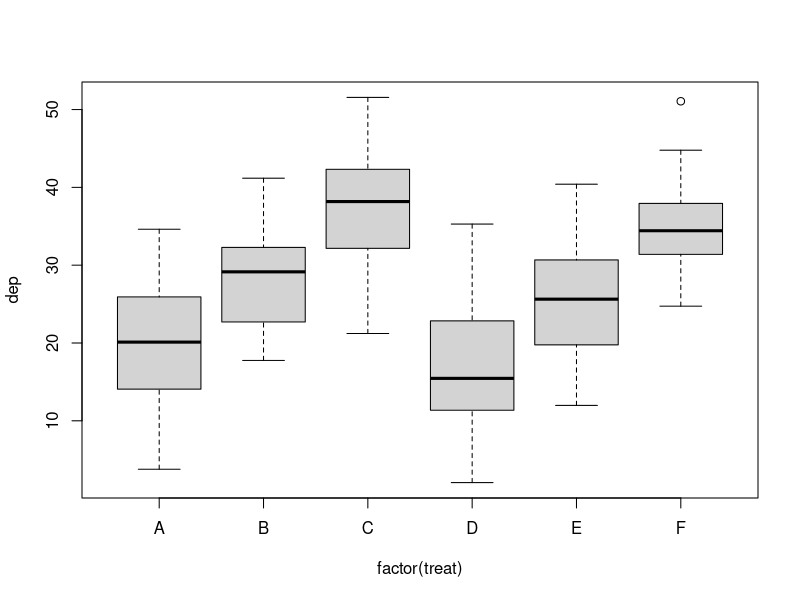
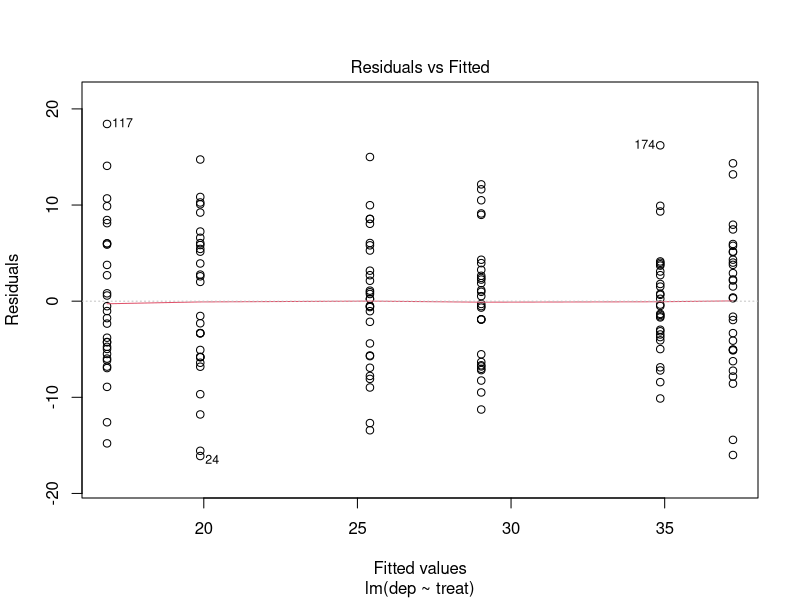
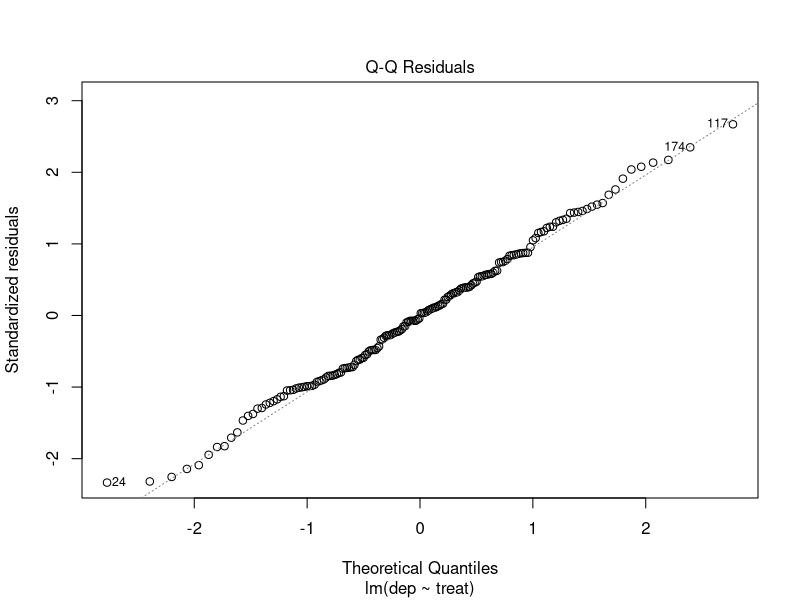
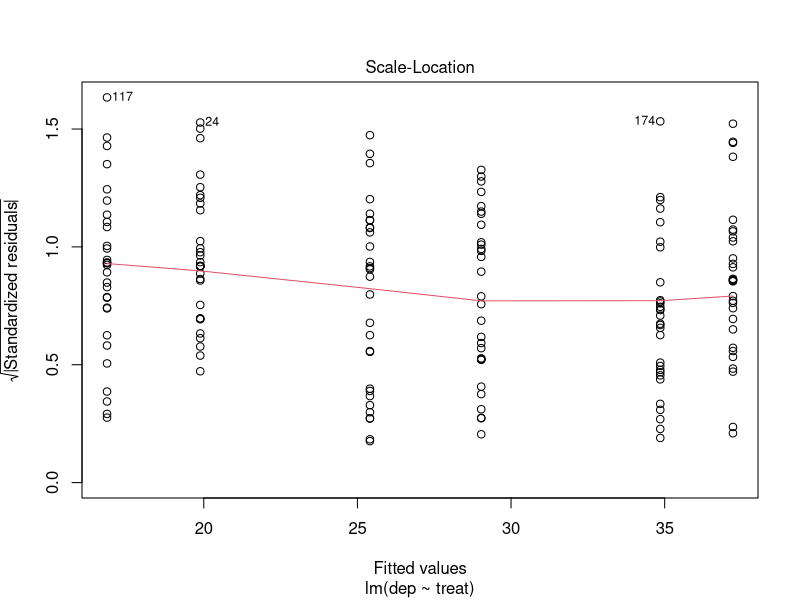
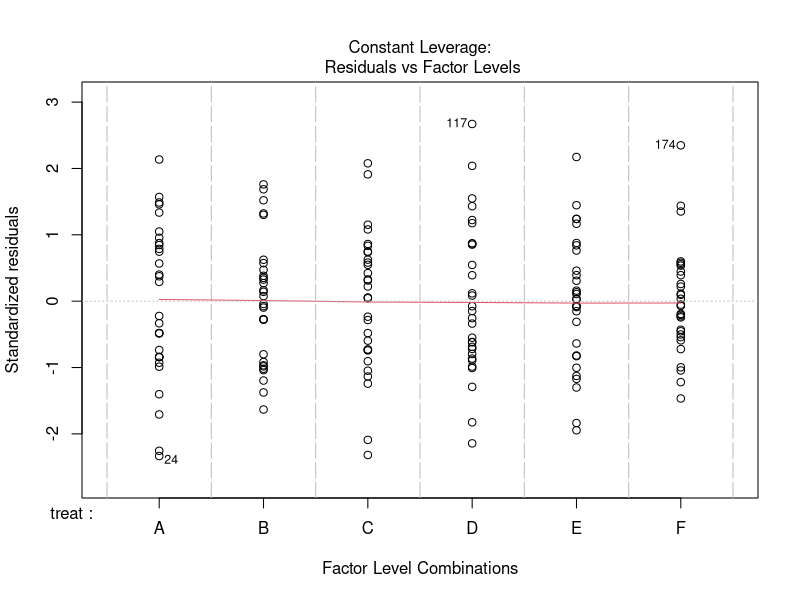
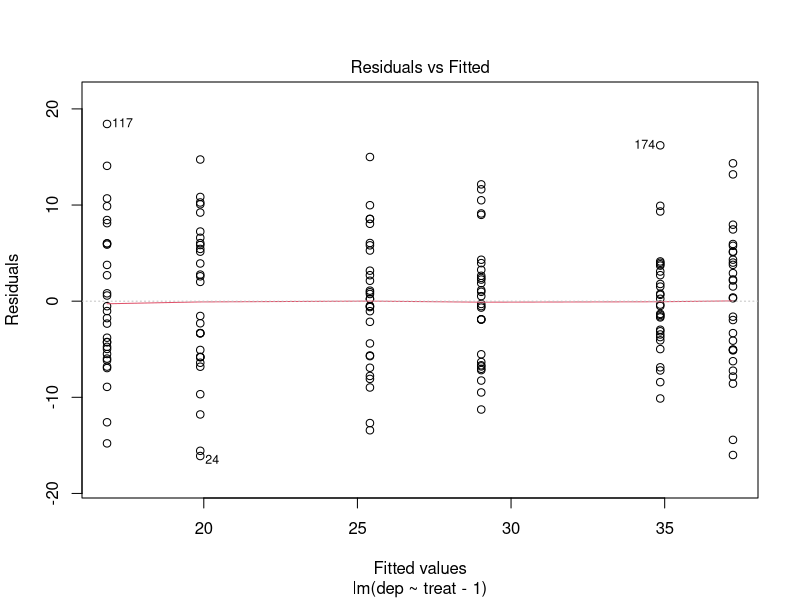
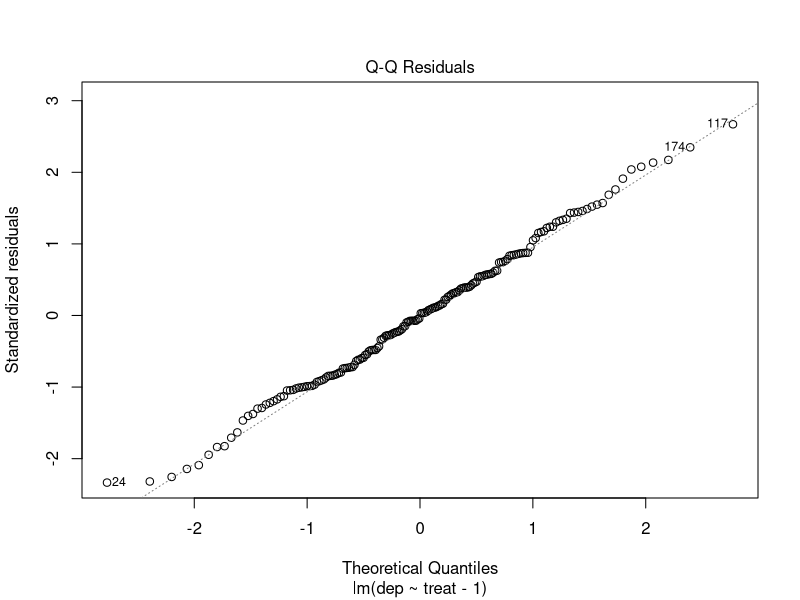
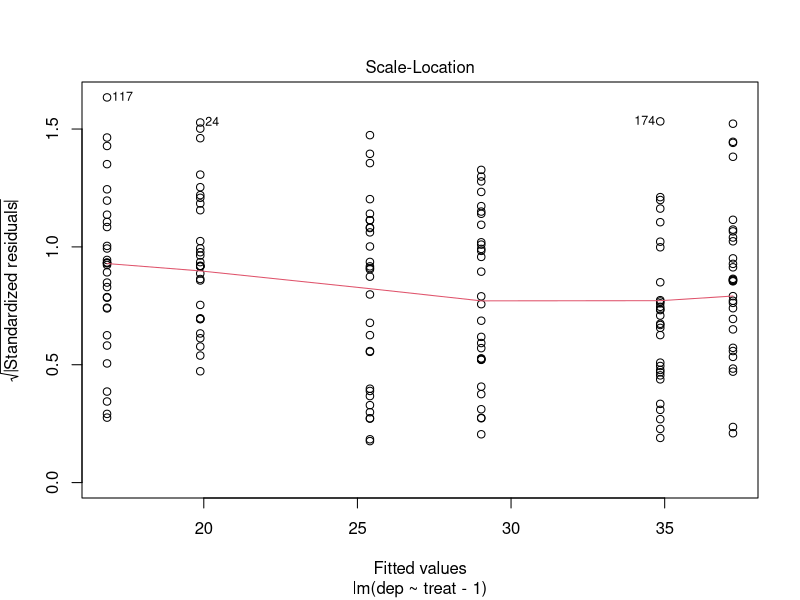

Write the R code that produced these figures, in order.
## Sam Taylor - 10th November 2021

#intro to lm
mock_data <- data.frame(
  treat = rep(c("A", "B", "C", "D", "E", "F"), each = 30),
  dep = c(mapply(rnorm,
                 n = rep(30, 6),
                 mean = c(20, 30, 35, 20, 25, 35),
                 sd = 7,
                 SIMPLIFY = TRUE
  )
  )
)

plot(dep ~ factor(treat), data = mock_data)

#one-way anova
lm1 <- lm(dep ~ treat, data = mock_data)
lm1
anova(lm1)
summary(lm1)
plot(lm1)

lm2 <- lm(dep ~ treat - 1, data = mock_data)
lm2
anova(lm2)
summary(lm2)
plot(lm2)

#you can use update to get to the same place
lm2_1 <- update(lm1, . ~ . - 1) 
lm2_1

#you can also supply a formula as a separate item
f1 <- formula(dep ~ treat - 1)
lm2_2 <- lm(f1, data = mock_data)
lm2_2

#This can be useful for programming functions that do lm fits etc
#because you can do this

a <- "dep"
b <- "treat"
f1_1 <- formula(paste(a, b, sep = "~"))
lm1_2 <- lm(f1_1, data = mock_data)
lm1_2

mock_data$indep <- mock_data$dep * rnorm(90, 1, 1)

plot(dep ~ indep, mock_data)

#linear regression
lm3 <- lm(dep ~ indep, data = mock_data)
lm3
anova(lm3)
summary(lm3)
plot(lm3)

#ancova
lm4 <- lm(dep ~ indep * treat, data = mock_data)
lm4
anova(lm4)
summary(lm4)
plot(lm4)

lm4.1 <- update(lm4, . ~ . - 1)
lm4.1
summary(lm4.1)

lm4.2 <- update(lm4, . ~ . - indep:treat)
lm4.2

anova(lm4, lm4.1)# these are actually the same model!

anova(lm4, lm4.2)# these are different models
anova(lm4)# equivalent test to the anova interaction,
# here based on likelihood ratio rather than sum of squares decomposition

#multiple regression
mock_data$indep2 <- mock_data$dep * rnorm(90, 0.6, 1)
lm5 <- lm(dep ~ indep + indep2, data = mock_data)
lm5
anova(lm5)
summary(lm5)
#plot(lm5)

#two-way anova
mock_data$treat2 <- rep(c("A", "B", "C"), 60)
lm6 <- lm(dep ~ treat * treat2, data = mock_data)
lm6
anova(lm6)
summary(lm6)
plot(lm6)

#Summarizing, the general linear model is a flexible framework for fitting
# models that can be described by a series of additive terms.
# The flexibility comes from an underlying matrix algebra representation,
# via a design matrix.

#General linear models require parametric assumptions to hold.
# These are assessed in terms of the residuals rather than the dependent variable
# because the residuals account for the impact on the dependent of all the
# predictor variables included in the model.
#A valid general linear model has
# independent and identically distributed residuals (iid residuals)
# The distribution is assumed to be a normal distribution;
# however, as long as standard errors remain a reasonable estimator of variance
# departures from normality are usually less important for accurate
# p-value estimation than independence of the residuals
# (that is the assumption of homoskedasticity, i.e. equal variances).
#plot.lm() provides the tools for assessing these assumptions

#If your residuals are not iid,
# the implication is something about the underlying distribution of your data
# is not being accounted for.
# For example, there could be correlation among
# measurements made close to one another in time or space, or the data 
# may have a non-normal distribution, e.g., Poisson.
#Non-normal distributions could be handled through transformation of the
# dependent, or use of general linear models where a link-function
# is incorporated along with robust estimation methods
# for the distribution in question.
#Correlations among data points, or differences in variance linked with
# treatments or predictors (e.g. greater variance in size on island A than B)
# can be handled by adding random effects terms that estimate how sampling
# has affected your data 